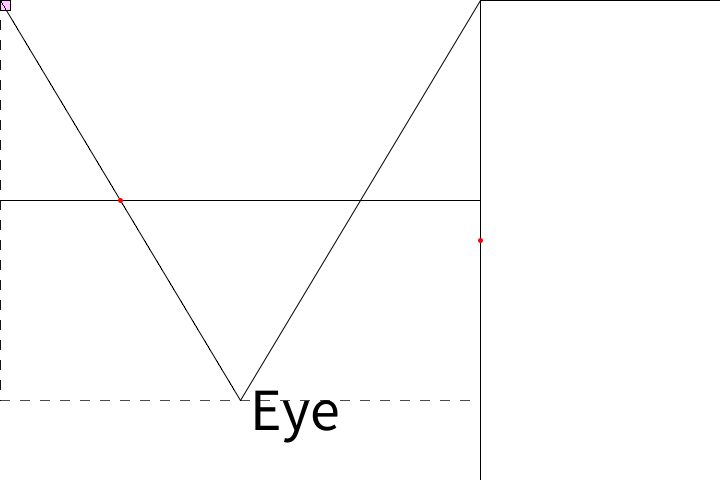
Frame 1 (no input)
Frame 60 (the mouse pressed at the canvas centre just before this capture): identical to frame 1, image omitted
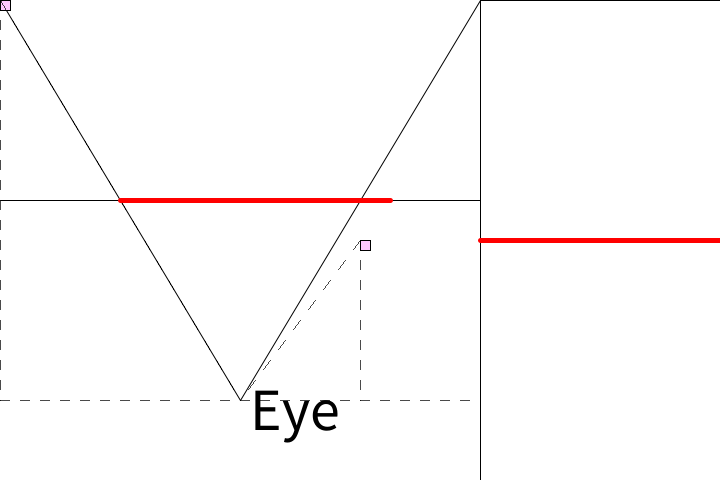
Frame 120 (the mouse held since frame 60 and released just before this capture)

The Processing sketch that drew these frames (run headless with seeded random() and noise(); from frame 60 on, the mouse is pressed at the canvas centre):

// Processing sketch: sketch_3d_code_examples_04
// ── sketch_3d_code_examples_04.pde
void setup() {
  size(720, 480);
}

int x1, y1;
int x2, y2;
boolean first;

void mousePressed() {
  if (first) {
    x1 = mouseX;
    y1 = mouseY;
  } else {
    x2 = mouseX;
    y2 = mouseY;   
  }
  first = !first;
}


void draw() {
  background(255);
  drawFromAbove();
  
  stroke(0);
  strokeWeight(1);
  fill(255);
  rect(480, 0, 240, 480);
  
  int projX1 = proj(x1, y1);
  int projX2 = proj(x2, y2);

  PShape a = createShape();
  a.beginShape();
  a.stroke(255, 0, 0);
  a.strokeWeight(5);
  a.vertex(projX1, height/2);
  a.vertex(projX2, height/2);
  a.endShape();
  shape(a, 480, 0);
}

void drawFromAbove() {
  drawEye();

  fill(255, 200, 255);
  rect(x1, y1, 10, 10);
  rect(x2, y2, 10, 10);
  
  drawLineSight(x1, y1);
  drawLineSight(x2, y2);

  int projX1 = proj(x1, y1);
  int projX2 = proj(x2, y2);

  stroke(255, 0, 0);
  strokeWeight(5);
  line(mostLeft + projX1, screenY, mostLeft + projX2, screenY);
}

int mostLeft = 120;
int eyeX = 240;
int eyeY = 400;
int screenY = 200;

int proj(int x, int y) {
  int a = (screenY-y) * (eyeX - x) / (eyeY - y);
  int projX = x + a - mostLeft;
  if (projX < 0) return 0;
  return projX;
}

void drawLineSight(int x, int y) {
  patternLine(x, y, x, eyeY);
  patternLine(x, y, eyeX, eyeY); 
}

void drawEye() {
  stroke(0);
  strokeWeight(1);
  
  //screen
  line(0, screenY, 480, screenY);

  // line sight
  line(eyeX, eyeY, 0, 0);
  line(eyeX, eyeY, 480, 0);
  fill(0);
  textSize(60);
  patternLine(0, eyeY, 480, eyeY);
  text("Eye", eyeX + 10, eyeY +30);
}





void patternLine(int xStart, int yStart, int xEnd, int yEnd) {
  int linePattern = 0x5555;

  int lineScale = 10;
  int temp, yStep, x, y;
  int pattern = linePattern;
  int carry;
  int count = lineScale;

  boolean steep = (abs(yEnd - yStart) > abs(xEnd - xStart));
  if (steep == true) {
    temp = xStart;
    xStart = yStart;
    yStart = temp;
    temp = xEnd;
    xEnd = yEnd;
    yEnd = temp;
  }    
  if (xStart > xEnd) {
    temp = xStart;
    xStart = xEnd;
    xEnd = temp;
    temp = yStart;
    yStart = yEnd;
    yEnd = temp;
  }
  int deltaX = xEnd - xStart;
  int deltaY = abs(yEnd - yStart);
  int error = - (deltaX + 1) / 2;

  y = yStart;
  if (yStart < yEnd) {
    yStep = 1;
  } else {
    yStep = -1;
  }
  for (x = xStart; x <= xEnd; x++) {
    if ((pattern & 1) == 1) {
      if (steep == true) {
        point(y, x);
      } else {
        point(x, y);
      }
      carry = 0x8000;
    } else {
      carry = 0;
    }  
    count--;
    if (count <= 0) {
      pattern = (pattern >> 1) + carry;
      count = lineScale;
    }

    error += deltaY;
    if (error >= 0) {
      y += yStep;
      error -= deltaX;
    }
  }
}
